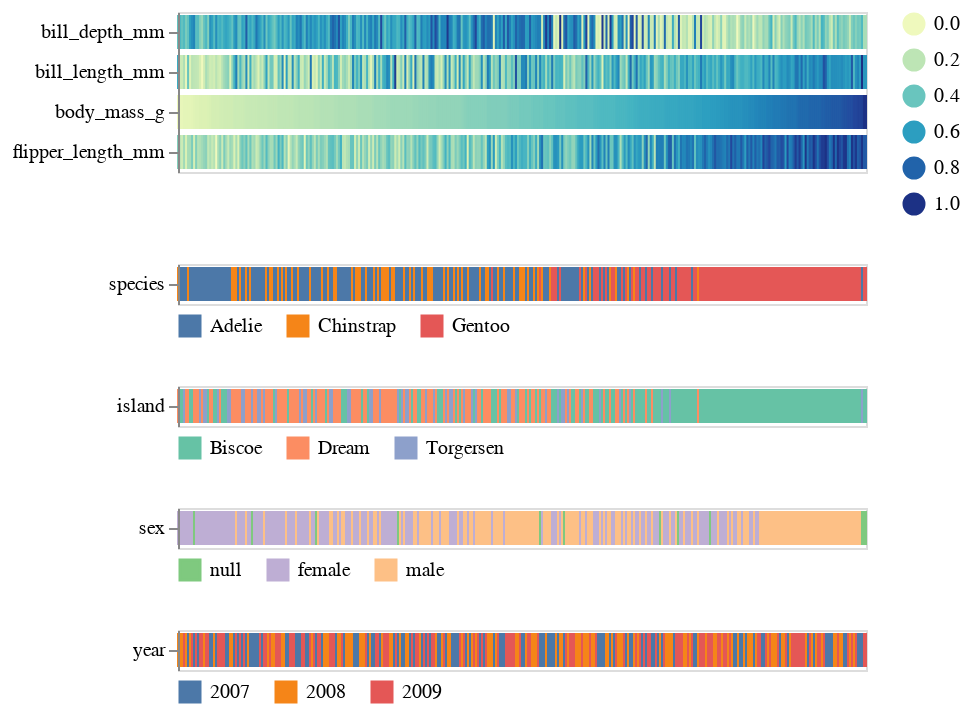

Notebook code cell kept with this figure:
### Markdown cell above
If you want to look at all non-nummerical columns,
but don't like the idea of typing them out by hand,
you can use the dataframe method `select_dtypes`.

All the categorical values can both be a bit confusing at first glance,
but if we study the graph we can see some patterns,
e.g. it appears that almost all the heaviest penguins
are males of the Gentoo species living on the Biscoe island.

### Code cell
aly.heatmap(penguins, penguins.select_dtypes(exclude='number').columns, ['body_mass_g'])

### Figure 1 — Vega-Lite specification as saved in the notebook (floating-point values rounded to 4 significant figures; data arrays with more than 128 entries replaced by an {"elided": "..."} marker saying what was removed)
{"config": {"view": {"continuousWidth": 400, "continuousHeight": 300}}, "vconcat": [{"data": {"name": "data-317093484a25e9fefad691baff19bf08"}, "mark": {"type": "rect", "height": 16}, "encoding": {"color": {"type": "quantitative", "field": "value", "legend": {"orient": "right", "type": "gradient"}, "scale": {"scheme": "yellowgreenblue"}, "title": null}, "stroke": {"type": "quantitative", "field": "value", "scale": {"scheme": "yellowgreenblue"}}, "tooltip": {"type": "quantitative", "field": "value"}, "x": {"type": "ordinal", "axis": null, "field": "index", "title": null}, "y": {"type": "nominal", "field": "key", "title": null}}, "transform": [{"window": [{"op": "count", "as": "index"}]}, {"fold": ["bill_length_mm", "bill_depth_mm", "flipper_length_mm", "body_mass_g"]}], "width": 344}, {"data": {"name": "data-6e64eb4fe4cbcf1f13aca726c6c76d95"}, "mark": {"type": "rect", "height": 16}, "encoding": {"color": {"type": "nominal", "field": "value", "legend": {"offset": 5, "orient": "bottom"}, "scale": {"scheme": "tableau10"}, "title": null}, "stroke": {"type": "nominal", "field": "value", "scale": {"scheme": "tableau10"}}, "tooltip": {"type": "nominal", "field": "value"}, "x": {"type": "ordinal", "axis": null, "field": "index", "title": null}, "y": {"type": "nominal", "field": "key", "title": null}}, "transform": [{"window": [{"op": "count", "as": "index"}]}, {"fold": ["species"]}], "width": 344}, {"data": {"name": "data-d9fbcdb32ff05a4c89b570954117d88d"}, "mark": {"type": "rect", "height": 16}, "encoding": {"color": {"type": "nominal", "field": "value", "legend": {"offset": 5, "orient": "bottom"}, "scale": {"scheme": "set2"}, "title": null}, "stroke": {"type": "nominal", "field": "value", "scale": {"scheme": "set2"}}, "tooltip": {"type": "nominal", "field": "value"}, "x": {"type": "ordinal", "axis": null, "field": "index", "title": null}, "y": {"type": "nominal", "field": "key", "title": null}}, "transform": [{"window": [{"op": "count", "as": "index"}]}, {"fold": ["island"]}], "width": 344}, {"data": {"name": "data-e78913b13cd1158168f1962201de4d49"}, "mark": {"type": "rect", "height": 16}, "encoding": {"color": {"type": "nominal", "field": "value", "legend": {"offset": 5, "orient": "bottom"}, "scale": {"scheme": "accent"}, "title": null}, "stroke": {"type": "nominal", "field": "value", "scale": {"scheme": "accent"}}, "tooltip": {"type": "nominal", "field": "value"}, "x": {"type": "ordinal", "axis": null, "field": "index", "title": null}, "y": {"type": "nominal", "field": "key", "title": null}}, "transform": [{"window": [{"op": "count", "as": "index"}]}, {"fold": ["sex"]}], "width": 344}, {"data": {"name": "data-3c9be41be00260a86bf4aa9774dff912"}, "mark": {"type": "rect", "height": 16}, "encoding": {"color": {"type": "nominal", "field": "value", "legend": {"offset": 5, "orient": "bottom"}, "scale": {"scheme": "tableau10"}, "title": null}, "stroke": {"type": "nominal", "field": "value", "scale": {"scheme": "tableau10"}}, "tooltip": {"type": "nominal", "field": "value"}, "x": {"type": "ordinal", "axis": null, "field": "index", "title": null}, "y": {"type": "nominal", "field": "key", "title": null}}, "transform": [{"window": [{"op": "count", "as": "index"}]}, {"fold": ["year"]}], "width": 344}], "$schema": "https://vega.github.io/schema/vega-lite/v4.8.1.json", "datasets": {"data-317093484a25e9fefad691baff19bf08": {"elided": "344 records"}, "data-6e64eb4fe4cbcf1f13aca726c6c76d95": {"elided": "344 records"}, "data-d9fbcdb32ff05a4c89b570954117d88d": {"elided": "344 records"}, "data-e78913b13cd1158168f1962201de4d49": {"elided": "344 records"}, "data-3c9be41be00260a86bf4aa9774dff912": {"elided": "344 records"}}}
